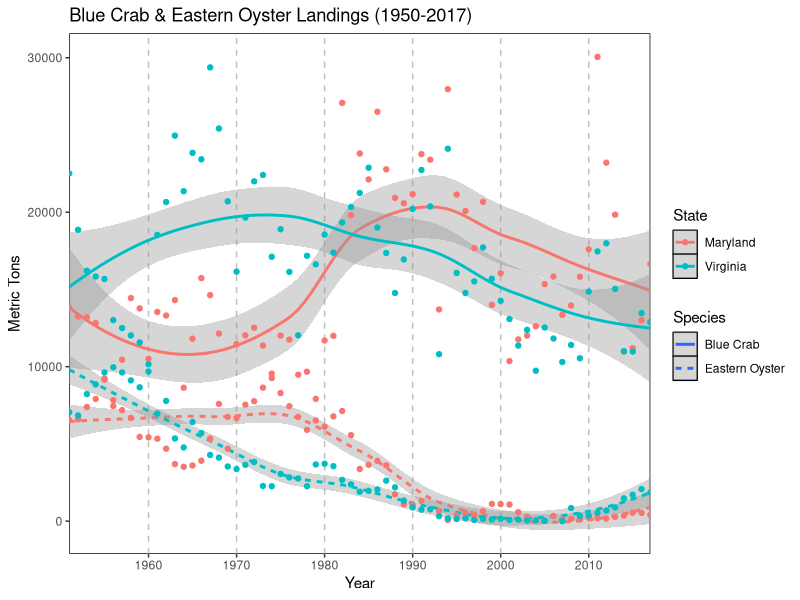
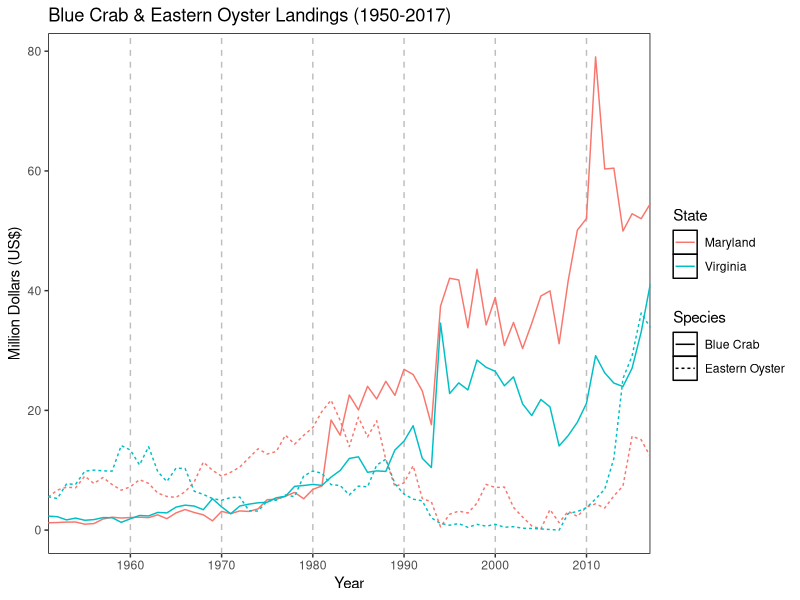

Write R code to recreate these figures, in order.
rm(list=ls())

library(tidyverse)
library(lubridate)

bc <- read.csv('data/landings_bluecrab.csv', skip = 4, stringsAsFactors = FALSE) %>%
  rename(USdollars = X.) %>%
  mutate(Year = as.Date(ISOdate(Year, 12, 31)),
         State = as.character(State),
         Metric.Tons = as.numeric(Metric.Tons),
         Pounds = as.numeric(Pounds),
         USdollars = as.numeric(USdollars)) %>%
  group_by(Year) %>%
  group_by(State, add = TRUE) %>%
  summarise(metric_tons = sum(Metric.Tons), 
            pounds = sum(Pounds),
            dollars = sum(USdollars)) %>%
  mutate(Species = 'Blue Crab')

eo <- read.csv('data/landings_easternoyster.csv', skip = 4, stringsAsFactors = FALSE) %>%
  rename(USdollars = X.) %>%
  mutate(Year = as.Date(ISOdate(Year, 12, 31)),
         State = as.character(State),
         Metric.Tons = as.numeric(Metric.Tons),
         Pounds = as.numeric(Pounds),
         USdollars = as.numeric(USdollars)) %>%
  group_by(Year, State) %>%
  summarise(metric_tons = sum(Metric.Tons), 
            pounds = sum(Pounds),
            dollars = sum(USdollars)) %>%
  mutate(Species = 'Eastern Oyster')

dat <- rbind(bc, eo)

fig <- ggplot(filter(dat, State %in% c('Maryland', 'Virginia'))) +
  geom_smooth(aes(Year, metric_tons, color = State, linetype = Species)) + 
  geom_point(aes(Year, metric_tons, color = State)) +
  scale_x_date(name = 'Year',
               date_breaks = '10 years',
               date_labels = '%Y',
               expand = c(0,0)) +
  scale_y_continuous(name = 'Metric Tons') +
  ggtitle('Blue Crab & Eastern Oyster Landings (1950-2017)') +
  theme(panel.background = element_rect(fill = 'white', color = 'black'),
        panel.grid.major.x = element_line(color = 'grey', linetype = 'dashed'),
        panel.grid.major.y = element_blank(),
        panel.grid.minor = element_blank())
fig

tiff('figures/landings_smoothed.tiff', height = 7, width = 10, units = 'in', res = 300, compression = 'lzw')
fig
dev.off()

## plot US dollars
fig <- ggplot(filter(dat, State %in% c('Maryland', 'Virginia'))) +
  geom_line(aes(Year, dollars/1000000, color = State, linetype = Species)) + 
  scale_x_date(name = 'Year',
               date_breaks = '10 years',
               date_labels = '%Y',
               expand = c(0,0)) +
  scale_y_continuous(name = 'Million Dollars (US$)') +
  ggtitle('Blue Crab & Eastern Oyster Landings (1950-2017)') +
  theme(panel.background = element_rect(fill = 'white', color = 'black'),
        panel.grid.major.x = element_line(color = 'grey', linetype = 'dashed'),
        panel.grid.major.y = element_blank(),
        panel.grid.minor = element_blank())
fig

tiff('figures/landings_dollars.tiff', height = 7, width = 10, units = 'in', res = 300, compression = 'lzw')
fig
dev.off()
  
